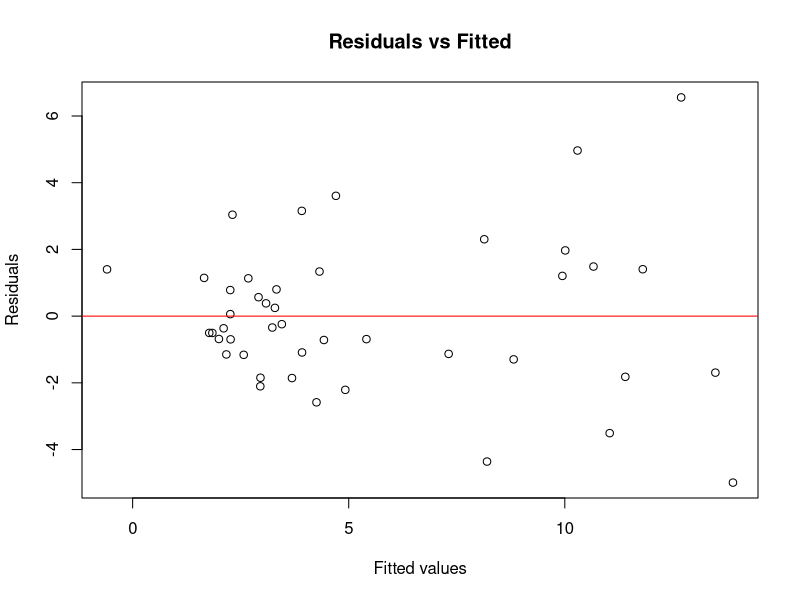
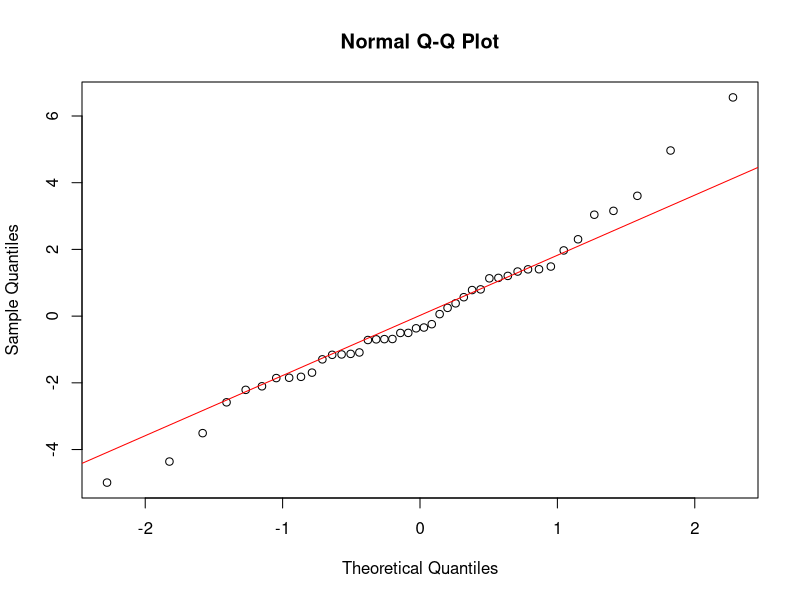
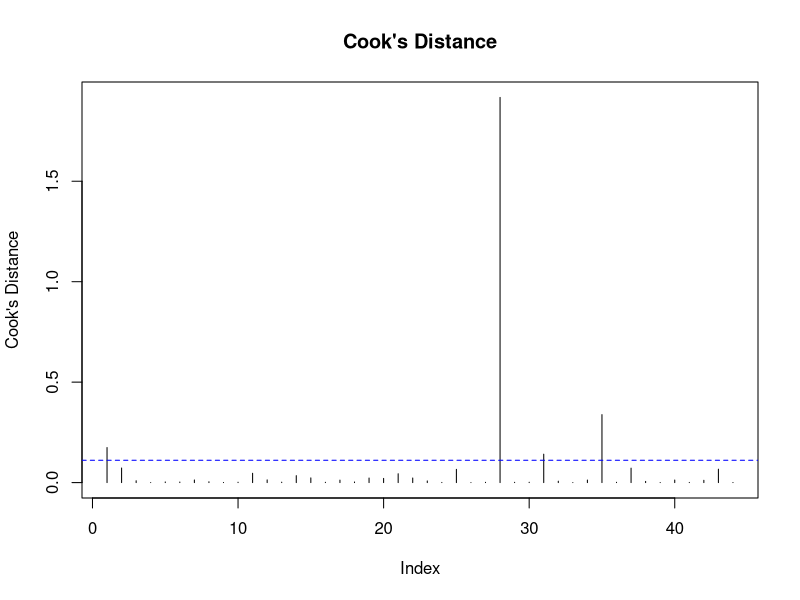

These charts were generated, in order, by the following R code:
## ---- chunk 1
knitr::opts_chunk$set(echo = TRUE)
## ---- chunk 2
library(AER)
library(tidyverse)
data("MurderRates")
sort(colnames(MurderRates))
head(MurderRates, 5)
## ---- chunk 3
model <- lm(rate ~ convictions + executions + time + income + lfp + noncauc + southern, data = MurderRates)
summary(model)
## ---- chunk 4
model <- lm(rate ~ convictions + executions + time + income + lfp + noncauc + southern, data = MurderRates)
summary(model)

## ---- chunk 5
# Full model
full_model <- lm(rate ~ convictions + executions + time + income + lfp + noncauc + southern, data = MurderRates)

# Stepwise regression using AIC
reduced_model <- step(full_model, direction="both")
summary(reduced_model)

## ---- chunk 6
plot(model$residuals ~ model$fitted.values, main="Residuals vs Fitted", xlab="Fitted values", ylab="Residuals")
abline(h=0, col="red")

## ---- chunk 7
qqnorm(model$residuals, main="Normal Q-Q Plot")
qqline(model$residuals, col="red")

## ---- chunk 8
# alculate and Plot Cook’s Distance:
cooks_d <- cooks.distance(model)
plot(cooks_d, type="h", main="Cook's Distance", ylab="Cook's Distance", xlab="Index")
abline(h=4/(nrow(MurderRates)-length(model$coefficients)), col="blue", lty=2)
# Identify Observations Above Threshold:
influential <- which(cooks_d > (4/(nrow(MurderRates)-length(model$coefficients))))
print(influential)


## ---- chunk 9
# Creating new data for prediction
new_data <- data.frame(
  convictions = c(0.2, 0.3),  # Conviction ratios
  time = c(100, 120),         # Median time served in months
  noncauc = c(0.1, 0.2),      # Proportion of non-Caucasian population
  southern = as.factor(c("yes", "no"))  # Southern region or not
)

# Assuming 'reduced_model' is your linear model object
predictions <- predict(reduced_model, newdata = new_data, interval = "confidence")
predictions
